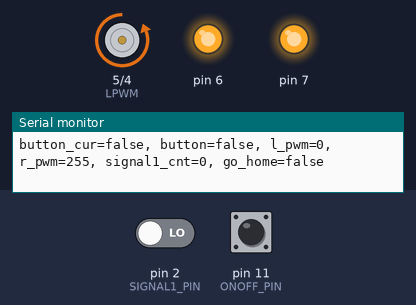
The sketch below on a simulated Arduino Uno, built with avr-gcc and run on an emulated ATmega328P. Parts: motor-driver pin pairs drawn as motors (green arrow = first pin HIGH = forward, orange = second pin HIGH = backward, longer = more drive), output pins drawn as LEDs (lit = HIGH), the last lines printed to the serial monitor. Inputs (shaded band) come from the test bench; at power-on: pin 11 (ONOFF_PIN) HIGH, pin 2 (SIGNAL1_PIN) LOW.

Above: at 1.6 s.
1.7 s: pin 11 (ONOFF_PIN) pulled LOW for 0.15 s
At 1.96 s:
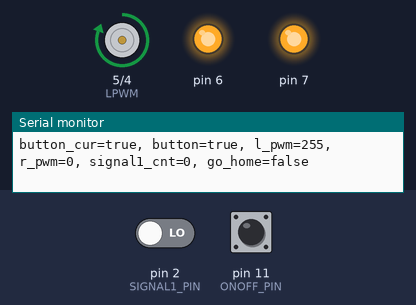
3.6 s: pin 11 (ONOFF_PIN) pulled LOW for 1 s
At 5.2 s:
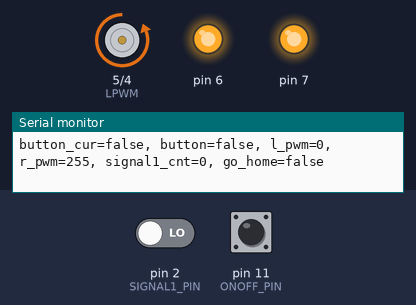
7.6 s: pin 11 (ONOFF_PIN) pulsed LOW 2 times (0.12 s each, 0.3 s apart)
At 7.8 s:
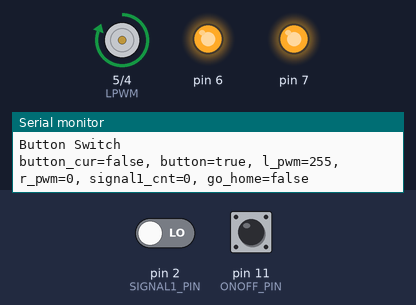
11.2 s: pin 2 (SIGNAL1_PIN) driven HIGH and pin 11 (ONOFF_PIN) driven LOW
At 12.7 s:
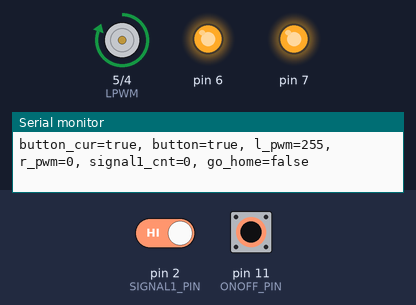
14.2 s: pin 11 (ONOFF_PIN) driven HIGH
At 15.1 s:
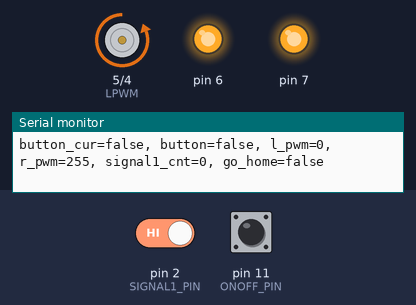
17.2 s: pin 11 (ONOFF_PIN) driven LOW
At 17.7 s:
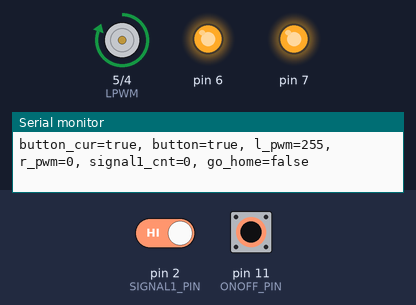
Timing chart, 0 to 19.8 s (numbered marks = the images above; inputs shaded):
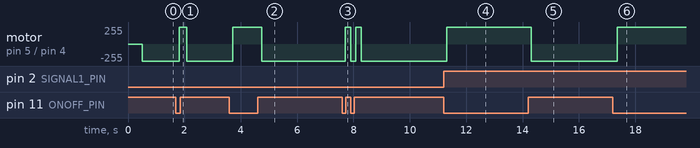

The sketch:

ProgAutoLinearAcuatorSlave.ino
```cpp
/*
 *  Linear Acuator Driver (Progressive Automations)
 *
 *  PA-04-HS w/ digital pulse counter
 *
 *  Using IBT_2 motor driver interface.
 *
 *  Under Zero load it produces 1865 to fully extend.
 *
 */

#define SERIAL_SPEED 9600
#define DISPLAY_EVERY 2000
//#define DISPLAY_EVERY 1
#define DO_PRINT 1
unsigned long int display_counter=0;

int RPWM = 4;
int LPWM = 5;

int RENABLE = 6;
int LENABLE = 7;

#define PWM_SPEED 100;

#define BUTTON_ON 0
#define BUTTON_OFF 1

#define ONOFF_PIN  11


int r_pwm;
int button;
int button_cur;

int l_pwm;


#define SIGNAL1_PIN 2

volatile long unsigned int signal1_cnt=0;

#define HOME_WAIT_ITTERATIONS 1000
boolean go_home=true;           // set to true by setup, to get us to return home
unsigned long go_home_ticks=0;    // the number of interrupt ticks the last time through the main loop
unsigned int itter_at_home=0;   // counts the number of times loop was called when itter was not moving

/* stop after this many interrupts */
#define L_MAX_INTERRUPTS 1000
#define L_MAX_INTERRUPTS 500

char* bool_tostr(bool input_bool) {
  if (input_bool) {
    return("true");
  } else {
    return("false");
  }
}

void display(int do_print=0) {

  if ((do_print == 0) && (display_counter % DISPLAY_EVERY != 0)) return;

  Serial.print(F("button_cur="));
  Serial.print(bool_tostr(button_cur==BUTTON_ON));
  Serial.print(F(", button="));
  Serial.print(bool_tostr(button==BUTTON_ON));
  Serial.print(F(", l_pwm="));
  Serial.print(l_pwm);
  Serial.print(F(", r_pwm="));
  Serial.print(r_pwm);

  Serial.print(F(", signal1_cnt="));
  Serial.print(signal1_cnt);

  Serial.print(F(", go_home="));
  Serial.println(bool_tostr(go_home == 1));


}

void signal1() {
  signal1_cnt++;
}

void setup() {
  // put your setup code here, to run once:

  Serial.begin(SERIAL_SPEED);
  Serial.println(F("\nStart setup"));
  Serial.println(F("ProgAutoLinearAcuator.ino"));

  Serial.println(F("Setting PWM pins low"));
  for (int i = 4; i <= 5; i++) {
    pinMode(i, OUTPUT);
    digitalWrite(i, LOW);
    delay(75);
  }
  r_pwm=0;
  l_pwm=0;

  Serial.println(F("Setting BUTTON pins INPUT_PULLUP"));
  for (int i = 11; i <= 12; i++) {
    pinMode(i, INPUT_PULLUP);
    delay(75);
  }
  button_cur = BUTTON_OFF;
  button = BUTTON_OFF;

  Serial.println(F("Setting ENABLE HIGH"));
  for (int i = 6; i <= 7; i++) {
    pinMode(i, OUTPUT);
    digitalWrite(i, HIGH);
    delay(75);
  }

  attachInterrupt(digitalPinToInterrupt(SIGNAL1_PIN), signal1, RISING);
  go_home = true;
  go_home_ticks=0;

  display(DO_PRINT);

  Serial.println(F("Setup Complete"));

}


void update_pwm(int cur) {
  if (cur != button) {
    Serial.println(F("Button Switch"));
    display(DO_PRINT);
    if (cur == BUTTON_ON ) {
      l_pwm = 255;
      r_pwm = 0;
    } else {
      l_pwm = 0;
      r_pwm = 255;
    }
    button = cur;
    signal1_cnt=0;
    display(DO_PRINT);
  }
}

void loop() {

  display_counter++;

  button_cur = digitalRead(ONOFF_PIN);

  // first power, go back to home position
  if (go_home == true) {
    if (r_pwm == 0) Serial.println(F("Going Home..."));
    button_cur = BUTTON_OFF;    // force a return home (right)
    button = BUTTON_OFF;
    r_pwm = 255;                // override the speed to get there
    if (go_home_ticks != signal1_cnt) {
      go_home_ticks=signal1_cnt;
      itter_at_home=0;
    } else {
      itter_at_home++;
      if (itter_at_home >= HOME_WAIT_ITTERATIONS) {
        Serial.println(F("Reached Home.."));
        go_home=false;
      }
    }
  } else {
    update_pwm(button_cur);
  }

  if (signal1_cnt >= L_MAX_INTERRUPTS && l_pwm > 0) {
    Serial.println(F("Extension LImit Reached..."));
    l_pwm = 0;
    analogWrite(LPWM, l_pwm);
    display(DO_PRINT);

  }

  display();

  analogWrite(RPWM, r_pwm);
  analogWrite(LPWM, l_pwm);

}
```

Measured:
- after the input at 1.7 s, motor on pin 5 (LPWM) / pin 4 (RPWM): backward 255/255 → forward 255/255 after 0.12 s, → backward 255/255 0.27 s later
- after the input at 3.6 s, motor on pin 5 (LPWM) / pin 4 (RPWM): backward 255/255 → forward 255/255 after 0.12 s, → backward 255/255 1.0 s later
- after the input at 7.6 s, motor on pin 5 (LPWM) / pin 4 (RPWM): alternates forward 255/255 for 0.19 s and backward 255/255 for 0.18 s, 4 changes in all, then stays backward 255/255, starting after 0.12 s
- after the input at 11.2 s, motor on pin 5 (LPWM) / pin 4 (RPWM): backward 255/255 → forward 255/255 after 0.12 s
- after the input at 14.2 s, motor on pin 5 (LPWM) / pin 4 (RPWM): forward 255/255 → backward 255/255 after 0.12 s
- after the input at 17.2 s, motor on pin 5 (LPWM) / pin 4 (RPWM): backward 255/255 → forward 255/255 after 0.16 s
